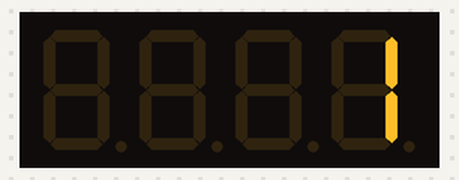
A sketch run on a simulated Arduino Uno, built with avr-gcc and run on an emulated ATmega328P. Parts: 4-digit seven-segment display.

Above: at 0.3 s.
At 2.5 s:
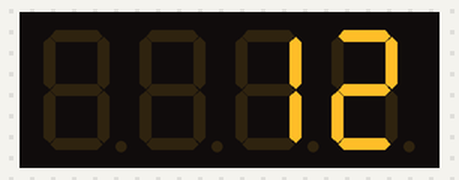
At 4.5 s:
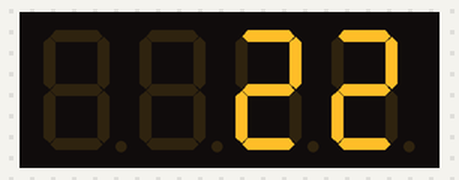
At 8.7 s:
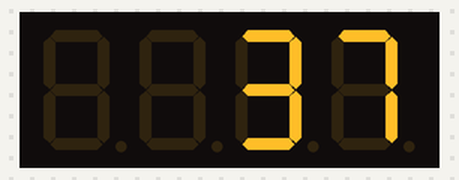
At 12.9 s:
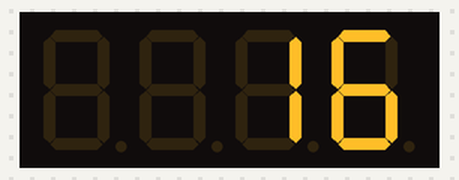
At 17.1 s:
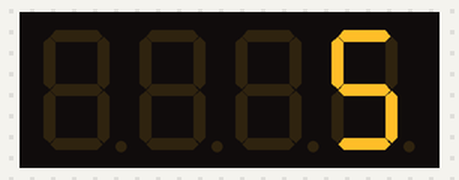

Measured:
- by itself, everything shown: repeats every 16.0 s, in 80 steps

The sketch:

7seg.ino
```cpp
#include <Wire.h>
#include <Adafruit_GFX.h>
#include <Adafruit_LEDBackpack.h>

Adafruit_7segment display = Adafruit_7segment();

int current = 0;
int direction = 1;
unsigned long lastUpdate = 0;
const int delayTime = 200;

void setup(){
  display.begin(0x70);
  display.setBrightness(15);
}

void loop(){
  if (millis() - lastUpdate >= delayTime){
    lastUpdate = millis();
    current += direction;
    if (current >= 40) direction = -1;
    if (current <= 0) direction = 1;
    display.print(current);
    display.writeDisplay();
  }
}
```
